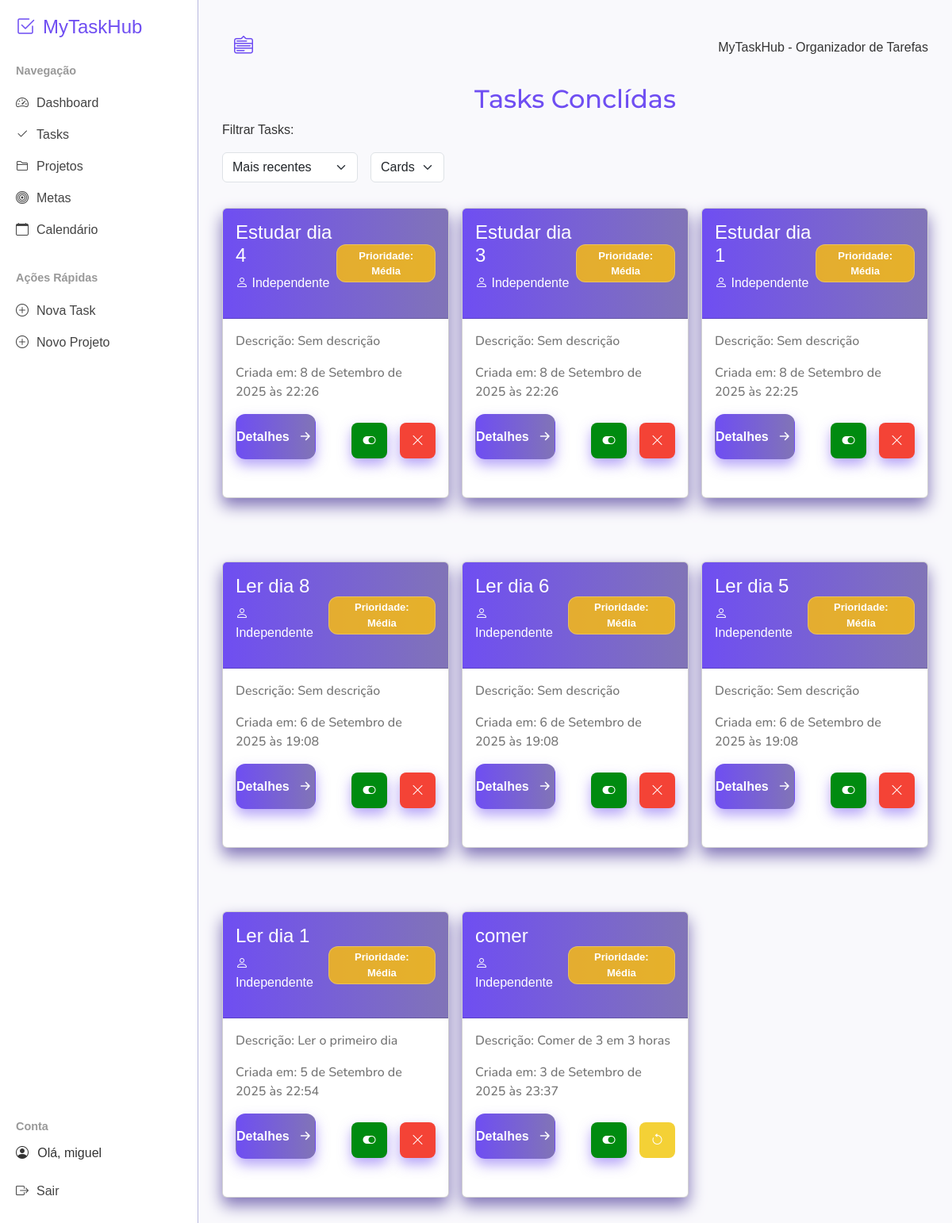
Screenshot of /tasks_concluidas/ (signed in) with the database file from the repository.
### mytaskhubs/models.py (models this page shows, shortened)
class Task(models.Model):
    owner = models.ForeignKey(User, on_delete=models.CASCADE)
    goal = models.ForeignKey(Goal, related_name='tasks', on_delete=models.CASCADE, blank=True, null=True)
    project = models.ForeignKey(Project, null=True, blank=True, on_delete=models.CASCADE, related_name='project_tasks')
    title = models.CharField(max_length=200)
    description = models.TextField(blank=True, default="Sem descrição")
    completed = models.BooleanField(default=False)
    date_added = models.DateTimeField(auto_now_add=True)
    deleted = models.BooleanField(default=False)
    PRIORIDADE_CHOICES = [
        ('B', 'Baixa'),
        ('M', 'Média'),
        ('A', 'Alta'),
    ]
    prioridade = models.CharField(max_length=1, choices=PRIORIDADE_CHOICES, default='M')

### mytaskhubs/views.py (the view)
# urls.py: path('tasks_concluidas/', views.tasks_concluidas, name='tasks_concluidas'),
@login_required
def tasks_concluidas(request):
    tasks = Task.objects.filter(owner=request.user, completed=True).order_by('-date_added')
    return render(request, "mytaskhubs/tasks_concluidas.html", {'tasks': tasks})

### mytaskhubs/templates/mytaskhubs/tasks_concluidas.html (shortened to what this page needs)
{% extends "mytaskhubs/base.html" %}
{% block content %}
<h2 class="titulo-pagina">Tasks Conclídas</h2>
<div class="filters">
<label for="">Filtrar Tasks:</label>
<div class="filter-main">
<div class="filter-container">
   <select id="taskFilter2" class="filter-select form-select">
      <option value="data-desc">Mais recentes</option>
   </select>
</div>
<div class="filter-container">
   <select id="taskFilter3" class="filter-select form-select">
      <option value="cards">Cards</option>
   </select>
</div>
</div>
</div>
<main class="main" id="tasksContainer">
{% for task in tasks %}
  <div class="card"
  data-status="{% if task.deleted %}archived{% elif task.completed %}completed{% else %}active{% endif %}"
  data-date="{{ task.date_added|date:'Y-m-d H:i:s' }}"
  data-prio="{{ task.prioridade }}">
    <div class="card-header">
      <div class="title-task">
      <h4>{{ task.title|truncatewords:3 }}</h4>
        {% if task.project %}
      <p><i class="bi bi-folder2"></i> Projeto: {{ task.project.title }}</p>
          {% elif task.meta %}
      <p><i class="bi bi-bullseye"></i> Meta: {{ task.meta.text|truncatewords:5  }}</p>
        {% else %}
      <p><i class="bi bi-person"> </i> Independente</em></p>
        {% endif %}
      </div>
    <div class="prioridade
     {% if task.prioridade == 'A' %} alta
     {% elif task.prioridade == 'M' %} media
     {% elif task.prioridade == 'B' %} baixa
     {% endif %}">
    <p> Prioridade: {{ task.get_prioridade_display }}</p>
    </div>
    </div>
    <div class="card-body">
    <div class="card-body-status-tasks">
    <p>Descrição: {{ task.description|truncatewords:100 }}</p>
    <p> Criada em: {{ task.date_added }}</p>
    </div>
    <div class="card-body-status-button">
      <a href="{% url 'task' task.id %}" class="btn">
        Detalhes <i class="bi bi-arrow-right-short"></i>
      </a>
      <div class="card-body-status_conclude-close">
        {% if task.completed %}
          <a href="{% url 'task' task.id %}" class="btn-concluido" title="Task Concluída">
            <i class="bi bi-toggle-on"></i>
          </a>
        {% endif %}
        {% if not task.deleted %}
        <form action="{% url 'arquivar_task' task.id %}" method="post">
          <button class="btn-delete" title="Arquivar Task">
            <i class="bi bi-x-lg"></i>
          </button>
        </form>
        {% endif %}
        {% if task.deleted %}
          <form action="{% url 'ativar_task' task.id %}" method="post" style="display:inline;">
            <button class="btn-warning" type="submit" title="Reativar Task">
              <i class="bi bi-arrow-counterclockwise"></i>
            </button>
          </form>
        {% endif %}
      </div>
    </div>
  </div>
</div>
{% endfor %}
</main>
{% endblock content %}

### mytaskhubs/templates/mytaskhubs/base.html (shortened to what this page needs)
{% load static %}
<!DOCTYPE html>
<html lang="pt-br">
<head>
    <link href="https://cdn.jsdelivr.net/npm/bootstrap-icons@1.11.3/font/bootstrap-icons.css" rel="stylesheet">
    <link href="https://cdn.jsdelivr.net/npm/bootstrap@5.3.3/dist/css/bootstrap.min.css" rel="stylesheet">
    <link rel="stylesheet" href="{% static 'mytaskhubs/css/style_index.css' %}">
    <link rel="stylesheet" href="{% static 'mytaskhubs/css/style_new_task.css' %}">
    <link rel="stylesheet" href="{% static 'mytaskhubs/css/style_projects.css' %}">
    <link rel="stylesheet" href="{% static 'mytaskhubs/css/style_tasks.css' %}">
    <link rel="stylesheet" href="{% static 'mytaskhubs/css/style_task.css' %}">
    <link rel="stylesheet" href="{% static 'mytaskhubs/css/style_goal.css' %}">
</head>
<body>
  <nav class="sidebar" id="sidebar">
  <div>
    <h2><i class="bi bi-check2-square"></i> MyTaskHub</h2>
    <div class="nav-section">
      <strong>Navegação</strong>
      <a href="{% url 'index' %}"
         class="{% if request.resolver_match.url_name == 'index' %}active{% endif %}">
        <i class="bi bi-speedometer2"></i> Dashboard
      </a>
      <a href="{% url 'tasks' %}"
         class="{% if request.resolver_match.url_name == 'tasks' %}active{% endif %}">
        <i class="bi bi-check2"></i> Tasks
      </a>
      <a href="{% url 'projects' %}"
         class="{% if request.resolver_match.url_name == 'projects' %}active{% endif %}">
        <i class="bi bi-folder2"></i> Projetos
      </a>
      <a href="{% url 'goals' %}"
         class="{% if request.resolver_match.url_name == 'goals' %}active{% endif %}">
        <i class="bi bi-bullseye"></i> Metas
      </a>
      <a href="{% url 'calendario_tasks' %}"
         class="{% if request.resolver_match.url_name == 'calendario_tasks' %}active{% endif %}">
        <i class="bi bi-calendar"></i> Calendário
      </a>
    </div>
      <div class="nav-section">
        <strong>Ações Rápidas</strong>
        <a href="{% url 'new_task_no_project' %}"><i class="bi bi-plus-circle"></i> Nova Task</a>
        <a href="{% url 'new_project' %}"><i class="bi bi-plus-circle"></i> Novo Projeto</a>
      </div>
    </div>
    <div class="nav-section">
      <strong>Conta</strong>
      {% if user.is_authenticated %}
        <p style="display: flex; gap: 0.7rem;"><i class="bi bi-person-circle"></i> Olá, {{ user.username }}</p>
        <a href="{% url 'logout' %}"><i class="bi bi-box-arrow-right"></i> Sair</a>
      {% else %}
        <a href="{% url 'login' %}"><i class="bi bi-box-arrow-in-right"></i> Entrar</a>
        <a href="{% url 'register' %}"><i class="bi bi-person-plus"></i> Cadastrar</a>
      {% endif %}
    </div>
  </nav>
  <main class="content" id="content">
    <div style="display: flex; width: 100%; justify-content: space-between; align-items: center;">
      <button class="toggle-btn" id="toggleBtn">
        <i class="bi-menu-down" style="color: #6f4ef2;"></i>
      </button>
      <p>MyTaskHub - Organizador de Tarefas</p>
    </div>
    {% block content %}{% endblock content %}
  </main>
</body>
</html>

### mytaskhubs/static/mytaskhubs/css/style_index.css (style rules this page uses)
body { font-family: 'Inter', sans-serif; }

### mytaskhubs/static/mytaskhubs/css/style_new_task.css (style rules this page uses)
body { font-family: Impact, Haettenschweiler, 'Arial Narrow Bold', sans-serif; }
.titulo-pagina { text-align: center; color: #6f4ef2; margin-bottom: rem; font-family: 'Montserrat', sans-serif; }

### mytaskhubs/static/mytaskhubs/css/style_projects.css (style rules this page uses)
.main { display: grid; grid-template-columns: 1fr 1fr 1fr; gap: 1rem; }
.card { margin-top: 2rem; margin-bottom: 2rem; padding-bottom: 1rem; background-color: white; box-shadow: 0 10px 20px #8174b7; transition: 0.3s ease-in-out; }
.card-header { background: linear-gradient(90deg, #6f4ef2, #8174b7); color: white; display: flex; align-items: center; padding: 1rem; justify-content: space-between; }
.card-header h4 { color: white; }
.card-body p { font-family: 'Nunito', sans-serif; font-weight: 500; color: rgba(0, 0, 0, 0.545); }
.card-body-status-button { display: flex; gap: 1rem; padding-bottom: 1rem; justify-content: space-between; align-items: center; }
.btn, .btn-concluir, .btn-delete, .btn-concluido, .btn-entry { display: flex; align-items: center; justify-content: center; gap: 0.5rem; font-weight: bold; font-size: 1rem; border-radius: 12px; text-decoration: none; color: white; transition: all 0.3s ease-in-out; cursor: pointer; box-shadow: 0 8px 16px rgba(111,78,242,0.5); }
.btn { background: linear-gradient(90deg, #6f4ef2, #8174b7); padding: 0.6rem 1.5rem; width: 40%; }
.btn-concluir, .btn-concluido, .btn-delete, .btn-secondary, .btn-success, .btn-warning { width: 45px; height: 45px; padding: 0; border: none; border-radius: 8px; display: inline-flex; align-items: center; justify-content: center; }
.btn-concluido { background-color: rgb(0, 139, 16); }
.btn-delete { background-color: #f44336; }
.btn-warning { background-color: #f4d136; color: white; transition: 0.3s ease-in; }
.btn-warning > i { transition: transform 0.4s ease-in-out; }
.card-body-status_conclude-close { display: flex; justify-content: flex-end; gap: 1rem; align-items: center; margin-top: 10px; }
.card-body-status_conclude-close form { margin: 0; padding: 0; }
.bi-arrow-right-short { color: white; font-size: 1.5rem; transition: 0.3s ease-in; }
.form-select { width: 30%; }
.filter-select { width: 100%; }
.filters { display: flex; flex-direction: column; }
.filter-main { display: flex; gap: 1rem; padding-top: 1rem; }

### mytaskhubs/static/mytaskhubs/css/style_tasks.css (style rules this page uses)
.card-body-status-tasks { display: flex; flex-direction: column; }
.title-task { display: flex; flex-direction: column; }
.prioridade { display: flex; align-items: center; justify-content: center; border: 1px solid rgba(255, 255, 255, 0.236); border-radius: 12px; max-height: 3rem; padding: 5px; }
.media { background-color: rgba(255, 193, 7, 0.8); color: white; }
.prioridade p { width: 100%; text-align: center; margin: 0; padding: 0 0.5rem 0 0.5rem; font-size: small; font-weight: bolder; }

### mytaskhubs/templates/mytaskhubs/base.html (style rules this page uses)
* { margin: 0; padding: 0; box-sizing: border-box; }
body { font-family: "Poppins", sans-serif; display: flex; min-height: 100vh; background-color: #f9f9fc; color: #333; }
.sidebar { width: 250px; background-color: #fff; border-right: 1px solid #6f6fbd7b; padding: 20px; display: flex; flex-direction: column; justify-content: space-between; position: fixed; top: 0; bottom: 0; left: 0; transition: ease 0.3s; }
.sidebar h2 { font-size: 1.5rem; margin-bottom: 30px; display: flex; align-items: center; gap: 10px; color: #6f4ef2; }
.sidebar strong { display: block; margin-bottom: 10px; font-size: 0.9rem; color: #999; }
.sidebar .nav-section { margin-bottom: 30px; }
.sidebar a { display: flex; align-items: center; gap: 10px; color: #444; text-decoration: none; padding: 8px 0; font-weight: 500; }
.toggle-btn { position: relative; display: inline-block; font-size: 24px; background-color: transparent; color: white; border: none; padding: 10px 15px; cursor: pointer; border-radius: 8px; margin-bottom: 20px; z-index: auto; }
.content { margin-left: 250px; padding: 30px; flex: 1; transition: margin-left 0.3s ease; }

### rows the page displays
Task: title "Estudar dia 4", shows "Independente", prioridade "Média", description "Sem descrição", date_added "8 de Setembro de 2025 às 22:26", completed True (drawn), deleted False (drawn)
Task: title "Estudar dia 3", shows "Independente", prioridade "Média", description "Sem descrição", date_added "8 de Setembro de 2025 às 22:26", completed True (drawn), deleted False (drawn)
Task: title "Estudar dia 1", shows "Independente", prioridade "Média", description "Sem descrição", date_added "8 de Setembro de 2025 às 22:25", completed True (drawn), deleted False (drawn)
Task: title "Ler dia 8", shows "Independente", prioridade "Média", description "Sem descrição", date_added "6 de Setembro de 2025 às 19:08", completed True (drawn), deleted False (drawn)
Task: title "Ler dia 6", shows "Independente", prioridade "Média", description "Sem descrição", date_added "6 de Setembro de 2025 às 19:08", completed True (drawn), deleted False (drawn)
Task: title "Ler dia 5", shows "Independente", prioridade "Média", description "Sem descrição", date_added "6 de Setembro de 2025 às 19:08", completed True (drawn), deleted False (drawn)
Task: title "Ler dia 1", shows "Independente", prioridade "Média", description "Ler o primeiro dia", date_added "5 de Setembro de 2025 às 22:54", completed True (drawn), deleted False (drawn)
Task: title "comer", shows "Independente", prioridade "Média", description "Comer de 3 em 3 horas", date_added "3 de Setembro de 2025 às 23:37", completed True (drawn), deleted True (drawn)

### other values shown
{{ user.username }} "miguel"
